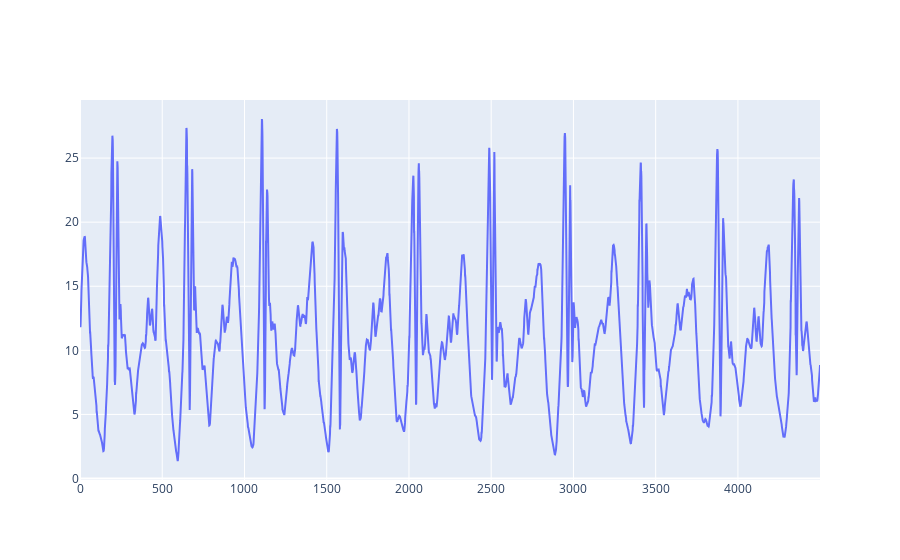

Notebook cell for this chart:
### Code cell
dt = 450*10
data_full = pd.read_csv('data/long_walk_100_acc.csv', delimiter =';', decimal=',')
data = pd.read_csv('data/long_walk_100_acc.csv', delimiter =';', decimal=',')[7007:7007+dt]
#data = pd.read_csv('data/long_walk_100_acc.csv', delimiter =';', decimal=',')[3785:8000]
#data = pd.read_csv('data/home_lin_10_lac.csv', delimiter =';', decimal=',')[:]
frecuency = len(data)/(data['time'].values[-1]-data['time'].values[0])
assert 480 < frecuency < 520

x_acc = ( (data['X_value'].values)**2 + (data['Y_value'].values)**2 + (data['Z_value'].values)**2)**.5
_m = np.mean(x_acc)
#x_acc -= _m
t = (data['time'].values).astype(float).reshape([-1,])
t = np.linspace(0,t[-1]-t[0],len(x_acc))

fig = go.Figure()
fig.add_scatter(y = x_acc, mode='lines', name='Sum squares')
fig.show()

### Figure 1 — Plotly figure (JSON) as saved in the notebook; plotly's stock layout.template omitted (floating-point values rounded to 4 significant figures; data arrays with more than 128 entries replaced by an {"elided": "..."} marker saying what was removed)
{"data": [{"mode": "lines", "name": "Sum squares", "type": "scatter", "y": {"elided": "4500 float values"}}], "layout": {}}
